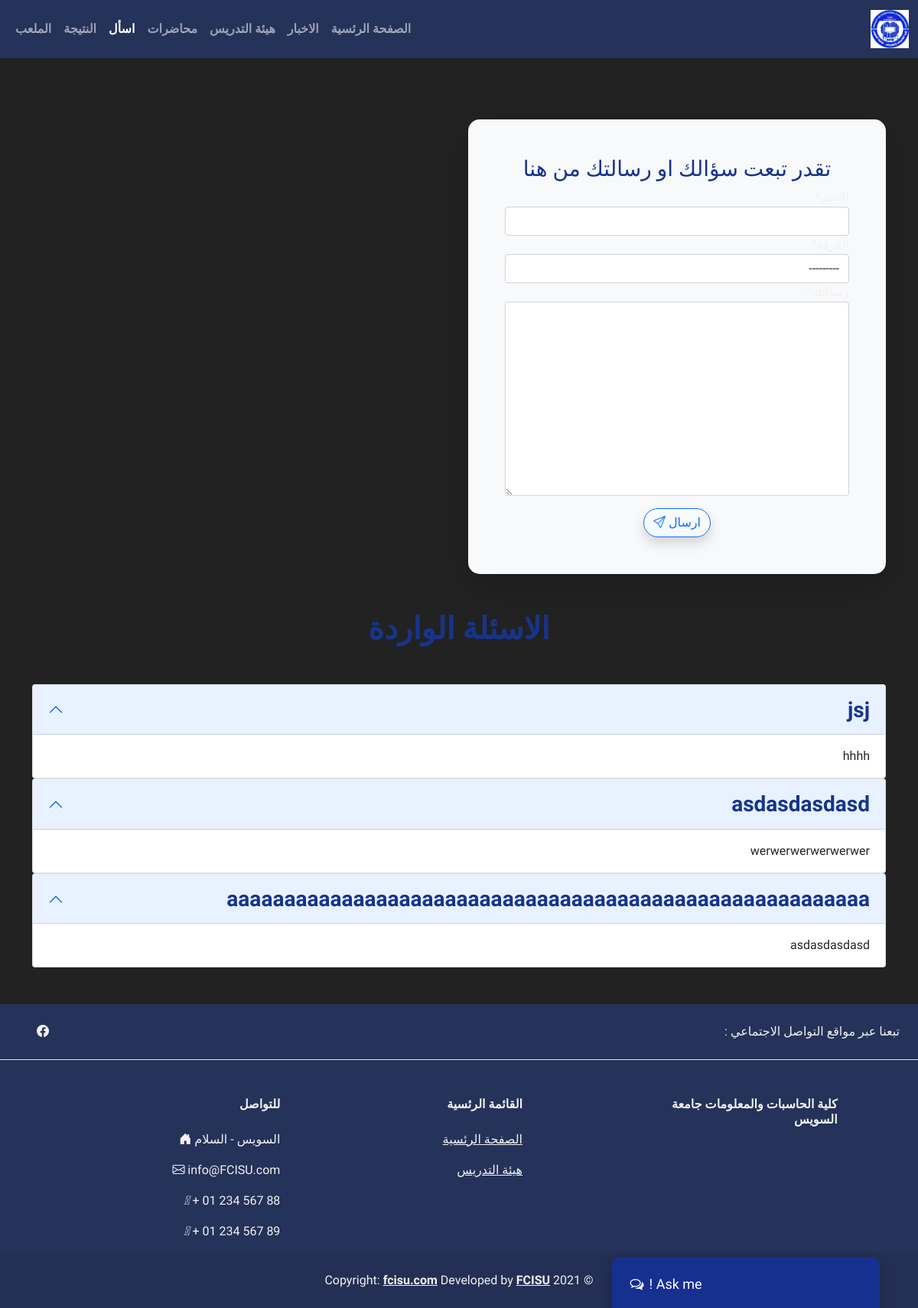
The app's page /ask with its own data.
### ask/models.py (models this page shows, shortened)
class Ask(models.Model):
    YEAR_CHOICES=(('الفرقة الاولة','الفرقة الاولة'),('الفرقة الثانية','الفرقة الثانية'),('الفرقة الثالثة','الفرقة الثالثة'),('الفرقة الرابعة','الفرقة الرابعة'))
    name = models.CharField(max_length=300)
    year=models.ForeignKey(Year, on_delete=models.SET_NULL,blank=True, null=True)
    message=models.TextField()
    answer = models.TextField(blank=True, null=True)
    show = models.BooleanField(default=False)
    updated = models.DateTimeField(auto_now=True)
    created = models.DateTimeField(auto_now_add=True)

### ask/views.py (the view)
# urls.py: path("ask", views.ask, name="ask")
def ask(request):
    asks = Ask.objects.filter(show=True)
    if request.method=="POST":
        form = AskForm(request.POST)
        if form.is_valid():
            form.save()
            name=form.cleaned_data['name']
            messages.success(
                request, f'تهانينا {name} لقد تم وصول رسالتك/ي   بنجاح.')
            form = AskForm()
    else:
        form = AskForm()
    context={
        "title": "اسأل",
        "form":form,
        "asks":asks,
    }
    return render(request,"ask/ask.html",context)

### ask/forms.py
class AskForm(forms.ModelForm, forms.Form):
    year = forms.ModelChoiceField(queryset=Year.objects.all(),label='الفرقة', required=True)
    name= forms.CharField(label="الاسم", required=True)
    message = forms.CharField(
        label="رسالتك", widget=forms.Textarea(), required=True)
    class Meta:
        model = Ask
        fields = ('name','year','message',)

### edu/models.py (called while the page is built)
    def __str__(self):
        return self.title

### ask/templates/ask/ask.html (shortened to what this page needs)
{% extends "base.html" %}
{% load crispy_forms_tags %}
{% block content %}
<div class="container" style="margin-top: 5rem;">
    <div class="row">
        <div class="col-md-6">
            <div class="bg-light shadow-lg p-5" style="border-radius:15px; color: #f2f2f2;">
                <h3 class="text-center" style="color: #16348c ;">تقدر تبعت سؤالك او رسالتك من هنا</h3>
                <form method="post">
                    {{form|crispy}}
                    <div class="d-flex justify-content-center">
                        <button class="btn btn-outline-primary rounded-pill mt-3 shadow">ارسال
                            <i class="bi bi-send"></i>
                        </button>
                    </div>
                </form>
            </div>
        </div>
        <div class="col-md-6">
        </div>
        <h1 class="text-center fw-bold mt-5 mb-5" style="color: #16348c ;"> الاسئلة الواردة  </h1>
        <div class="col-12 mb-5">
            {% for ask in asks %}
            <div class="accordion" id="accordionExample">
                <div class="accordion-item">
                  <h2 class="accordion-header" id="headingOne">
                    <button class="accordion-button fs-3 fw-bold" style="color: #16348c ;" type="button" data-bs-toggle="collapse" data-bs-target="#collapseOne" aria-expanded="true" aria-controls="collapseOne">
                      {{ask.message}}
                    </button>
                  </h2>
                  <div id="collapseOne" class="accordion-collapse collapse show" aria-labelledby="headingOne" data-bs-parent="#accordionExample">
                    <div class="accordion-body">
                        {{ask.answer}}
                    </div>
                  </div>
                </div>
            </div>
            {% endfor %}
        </div>
    </div>
</div>
{% endblock content %}

### static/main/css/main.css (style rules this page uses)
* { font-family: 'Tajawal', sans-serif; }
body { background-color: #F2F2F2; }

### static/main/css/home.css (style rules this page uses)
html { scroll-behavior: smooth; font-family: Helvetica, sans-serif, Arial; }
body { margin: 0 auto; background-color: #222; }

### templates/static/css/home.css (style rules this page uses)
html { scroll-behavior: smooth; font-family: Helvetica, sans-serif, Arial; }
body { margin: 0 auto; background-color: #222; }

### records on screen
Ask: message "jsj", answer "hhhh"
Ask: message "asdasdasdasd", answer "werwerwerwerwerwer"
Ask: message "aaaaaaaaaaaaaaaaaaaaaaaaaaaaaaaaaaaaaaaaaaaaaaaaaaaaaaaa", answer "asdasdasdasd"
